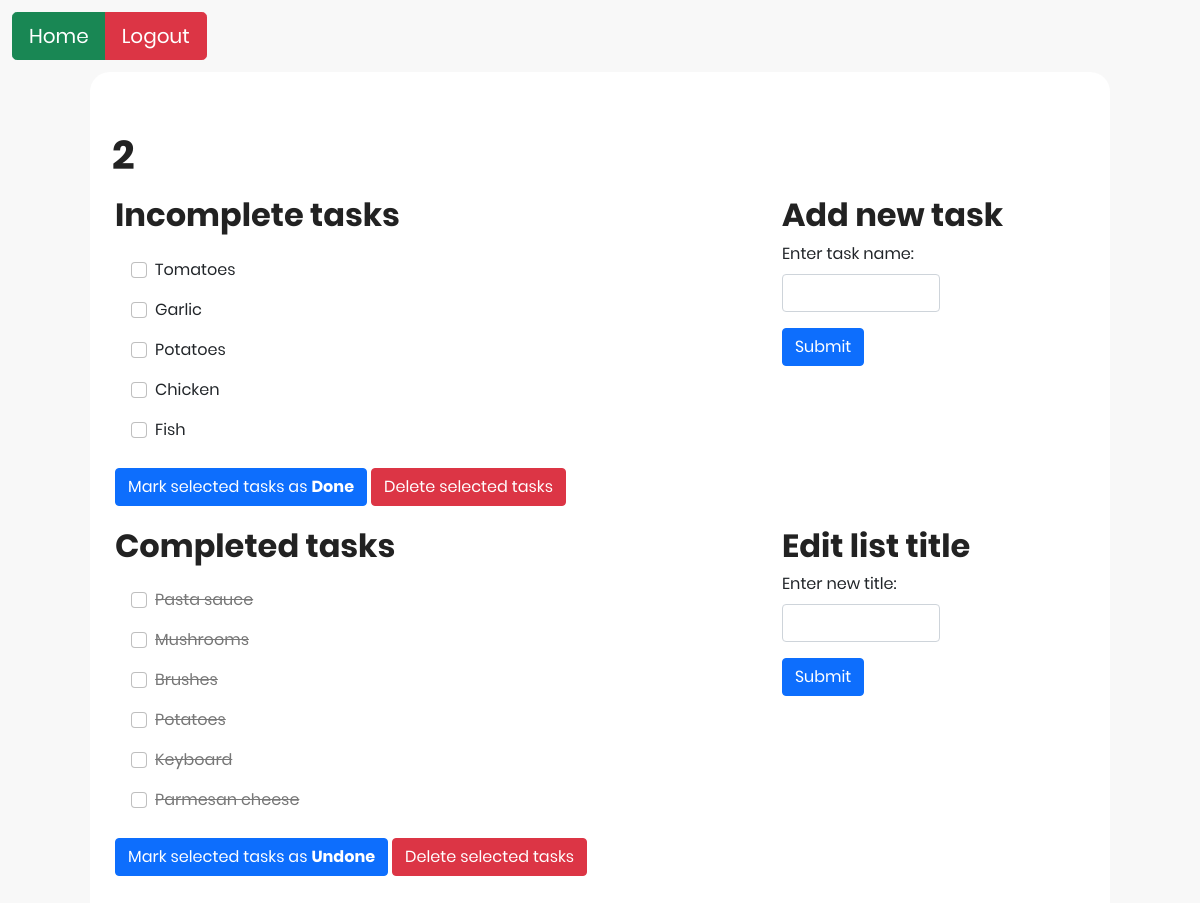
/display_list/2/2, run on an earlier commit of the app's database.
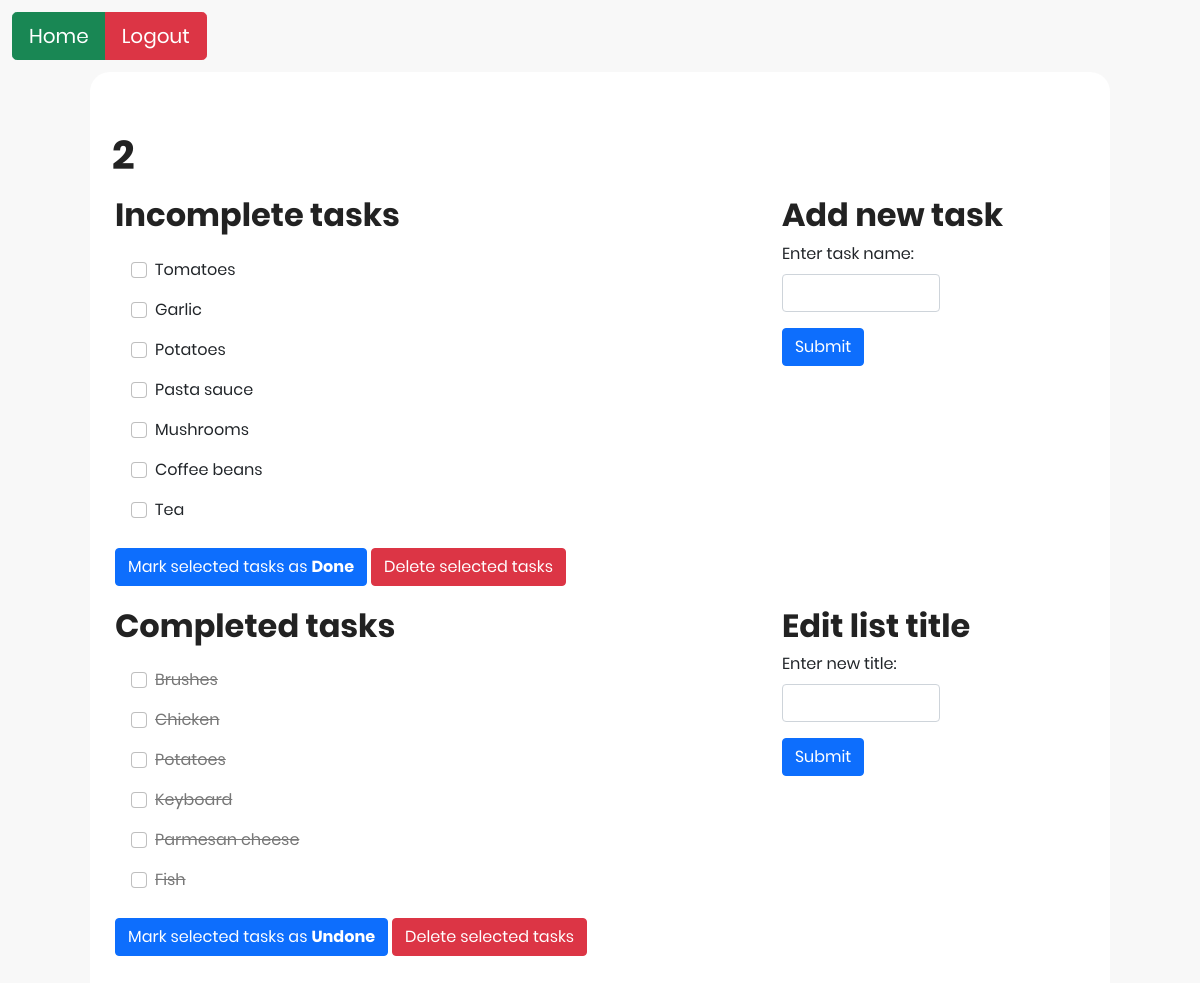
And on a later commit of the database.
### tables this page shows
CREATE TABLE Tasks (
TaskID INTEGER PRIMARY KEY AUTOINCREMENT NOT NULL,
ListID INTEGER,
TaskName VARCHAR(100),
Status BOOLEAN NOT NULL CHECK (Status IN (0, 1)),
FOREIGN KEY (ListID) REFERENCES Lists(ListID)
);

### Homework5/app.py (the view)
@app.route('/display_list/<int:list_id>/<string:list_name>')
def display_list_with_id(list_id, list_name):
    session['current_list_id'] = list_id
    session['current_list_name'] = list_name
    list_tasks = model.get_all_tasks(list_id)
    list_tasks_dict = {
        'list_id': list_id,
        'list_name': list_name,
        'list_tasks': list_tasks
    }
    return render_template('view_list.html', list_tasks_dict=list_tasks_dict)

### Homework5/app.py (called while the page is built)
@app.before_request
def before_request():
    g.user_id = None
    if 'user_id' in session:
        g.user_id = session['user_id']

### Homework5/data_model.py (called while the page is built)
    def retrieve_data_multiple(self, sql_command):
        self.cursor.execute(sql_command)
        results = self.cursor.fetchall()
        return results

    def get_all_tasks(self, list_id):
        query = '''
            SELECT TaskID, TaskName, Status FROM Tasks
            WHERE ListID = '{}';
        '''.format(list_id)
        results = self.retrieve_data_multiple(query)
        return results

### Homework5/templates/view_list.html (shortened to what this page needs)
{% extends "main_structure.html" %}
{% block head %}
    <link rel="stylesheet" href="/static/css/style.css">
{% endblock %}
{% block body %}
<body>
    <div class="container btn-top-left btn-home-logout">
        <form action="/list_view_panel" method="post">
            <div class="btn-group" role="group" aria-label="Basic outlined example">
                <button class="btn btn-success btn-lg" type="submit" name="action" value="home">Home</button>
                <button class="btn btn-danger btn-lg" type="submit" name="action" value="logout">Logout</button>
            </div>
        </form>
    </div>
    <div class="main">
        <div class="container-fluid">
            <div class="header-container">
                <h1>{{ list_tasks_dict['list_name'] }}</h1>
            </div>
        </div>
        <div class="container-fluid">
            <div class="row">
                <div class="col-md-8">
                    <div class="tasks-view-container">
                        <h2>Incomplete tasks</h2>
                        <form action="/check_items" method="post">
                            {% for task in list_tasks_dict['list_tasks'] %}
                            {% if task[2] == 0 %}
                            <div class="form-check lists-view">
                                <input class="form-check-input" type="checkbox" value="{{ task[0] }}" id="{{ task[1] }}" name="task_id">
                                <label class="form-check-label" for="{{ task[1] }}">
                                {{ task[1] }}
                                </label>
                            </div>
                            {% endif %}
                            {% endfor %}
                            <br>
                            <button class="btn btn-primary" name="action" type="submit" value="Check">Mark selected tasks as <b>Done</b></button>
                            <button class="btn btn-danger" name="action" type="submit" value="Delete">Delete selected tasks</button>
                        </form>
                    </div>
                </div>
                <div class="col">
                        <h2>Add new task</h2>
                        <form action="/add_new_task" method="post">
                            <div class="mb-3">
                                <label for="task_name" class="form-label">Enter task name:</label>
                                <input type="text" class="form-control new-task" id="task_name" name="task_name" required>
                            </div>
                            <button type="submit" class="btn btn-primary">Submit</button>
                        </form>
                </div>
            </div>
            <div class="row">
                <div class="col-md-8">
                    <div class="tasks-view-container">
                        <h2>Completed tasks</h2>
                        <form action="/uncheck_items" method="post">
                            {% for task in list_tasks_dict['list_tasks'] %}
                            {% if task[2] == 1 %}
                            <div class="form-check lists-view">
                                <input class="form-check-input" type="checkbox" value="{{ task[0] }}" id="{{ task[1] }}" name="task_id">
                                <label class="form-check-label task-complete" for="{{ task[1] }}">
                                  {{ task[1] }}
                                </label>
                            </div>
                            {% endif %}
                            {% endfor %}
                            <br>
                            <button class="btn btn-primary" name="action" type="submit" value="Check">Mark selected tasks as <b>Undone</b></button>
                            <button class="btn btn-danger" name="action" type="submit" value="Delete">Delete selected tasks</button>
                        </form>
                    </div>
                </div>
                <div class="col">
                    <h2>Edit list title</h2>
                        <form action="/edit_list" method="post">
                            <div class="mb-3">
                                <label for="updated_list_name" class="form-label">Enter new title:</label>
                                <input type="text" class="form-control new-task" id="updated_list_name" name="updated_list_name" required>
                            </div>
                            <button type="submit" class="btn btn-primary">Submit</button>
                    </form>
                </div>
            </div>
        </div>
    </div>
</body>
{% endblock %}

### Homework5/templates/main_structure.html (shortened to what this page needs)
<!DOCTYPE html>
<html lang='en'>
    <head>
        <link rel="stylesheet" href="/static/fonts/material-icon/css/material-design-iconic-font.min.css">
        <link href="https://cdn.jsdelivr.net/npm/bootstrap@5.0.2/dist/css/bootstrap.min.css" rel="stylesheet">
        {% block head %}{% endblock head %}
    </head>
    {% block body %}{% endblock %}
</html>

### Homework5/static/css/style.css (style rules this page uses)
body { background: #f8f8f8; font-family: Poppins; }
h1, h2 { line-height: 1.66; margin: 0; padding: 0; font-weight: bold; color: #222; font-family: Poppins; }
.main { padding: 70px 0; width: 85%; background: #fff; margin: 0 auto; border-radius: 20px; }
.header-container { margin-left: 1%; margin-top: -2%; }
.tasks-view-container { margin-left: 2%; margin-bottom: 2%; }
.lists-view { margin-top: 1em; margin-left: 1em; }
.new-task { width: 50%; }
.btn-top-left { margin-bottom: 1%; margin-top: 1%; }
.btn-home-logout { padding-right: 99%; }
.task-complete { color: #777; text-decoration: line-through; }

What changed in the data, as far as the page shows it:
changed Tasks "Pasta sauce": moves from the list under "Completed tasks" to the list under "Incomplete tasks"
changed Tasks "Mushrooms": moves from the list under "Completed tasks" to the list under "Incomplete tasks"
added Tasks: TaskName "Coffee beans", shown under "Incomplete tasks"
added Tasks: TaskName "Tea", shown under "Incomplete tasks"
changed Tasks "Chicken": moves from the list under "Incomplete tasks" to the list under "Completed tasks"
changed Tasks "Fish": moves from the list under "Incomplete tasks" to the list under "Completed tasks"
